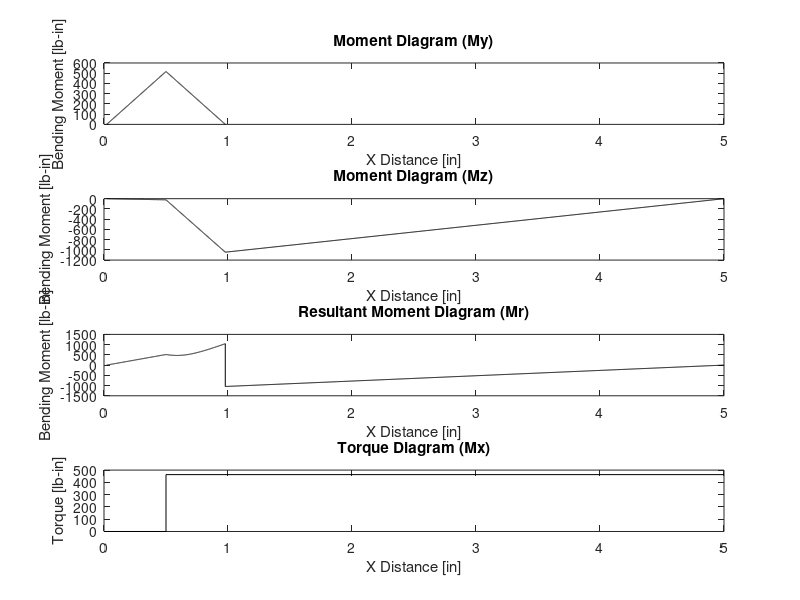

Write the MATLAB code that produced this figure.
%% MEE 342 - Shaft Analysis v3     ~ Eduardo Alvarez

close all ; clear ; clc ;

%% Inputs 

ns = 2 ;% static F.S. 
nf = 2 ;% fatigue F.S.
Lt_i = input('Enter the total length of the input shaft (must be greater than 7.5 inches). ') ;
dy = -260 ; % lb 
dx = 50.25 ; % lb
Td = 463.2 ; % in-lb ; 38.6 ft-lb

%% Shaft Lengths 

La = (Lt_i - 4) * (.25/11.5) ; % Gap to First Bearing
Lb = (Lt_i -4) * (.5) ; % Length to Gear Loads
Lc = (Lt_i - 4) - La ; 

%% Solving Rxns

Rb = input('Enter the radius of the gear (inches). ') ;
cx = - dx ; 
Tb = - Td ; 
bz = Tb/Rb ; 
B = bz / cos(20*pi/180) ; % 
by = B * sin(20*pi/180) ;
cy = ( (dy*(Lt_i-La))-(by*(Lb-La)) ) / (Lc) ; 
ay = dy - by - cy ;
cz = (-bz*(Lb-La)) / (Lc) ; 
az = -bz - cz ;

%% Moment Equations

% My Diagran
x1 = La:Lt_i/10000:Lb ;
x2 = Lb:Lt_i/10000:Lc ;
Myb = ay*(Lb-La) ;
y1 = (((Myb)./(Lb - La)).*x1) - (((Myb)./(Lb - La)).*La) ; %piece 1
y2 = -(((Myb)./(Lc - Lb)).*x2) + (((Myb)./(Lc - Lb)).*Lc) ; %piece 2 
figure(1) ; 
subplot(4,1,1) ;
plot(x1,y1,'k',x2,y2,'k') ;
xlim([0 Lt_i])
xlabel('X Distance [in]') ; ylabel('Bending Moment [lb-in]') ; title('Moment Diagram (My)') ;

% Mz Diagram
Mzb = -az*(Lb-La) ; 
Mzc = dy*(4+La) ;
y3 = (((Mzb)./(Lb - La)).*x1) - (((Mzb)./(Lb - La)).*La) ; %piece 1
y4 = (((Mzc-Mzb)/(Lc-Lb)).*x2) + Mzb - (((Mzc-Mzb)/(Lc-Lb))*Lb) ; %piece 2
x3 = Lc:Lt_i/1000:Lt_i ;
y5 = ((-Mzc/(Lt_i-Lc)).*x3) + ((Mzc/(Lt_i-Lc)).* Lt_i) ; %piece 3
subplot(4,1,2) ;
plot(x1,y3,'k',x2,y4,'k') ;
hold on ;
plot(x3,y5,'k') ;
xlabel('X Distance [in]') ; ylabel('Bending Moment [lb-in]') ; title('Moment Diagram (Mz)') ;

% Mr Diagram

yr1 = sqrt((y1).^2 + (y3).^2) ;
yr2 = sqrt((y2).^2 + (y4).^2) ;
yr3 = y5 ;
subplot(4,1,3) ;
plot(x1,yr1,'k',x2,yr2,'k') ; 
hold on ;
plot(x3,yr3,'k') ;
hold on ;
plot([x2(length(x2)) x2(length(x2))], [yr2(length(yr2)) yr3(1)],'k')
xlabel('X Distance [in]') ; ylabel('Bending Moment [lb-in]') ; title('Resultant Moment Diagram (Mr)') ;

% Torque Diagram 

Ti = -Tb ; % Internal Torque
subplot(4,1,4) ;
plot([0 Lb],[0 0], 'k') ;
hold on ;
plot([Lb Lb],[0 Ti], 'k') ;
plot([Lb Lt_i],[Ti Ti],'k') ;
xlabel('X Distance [in]') ; ylabel('Torque [lb-in]') ; title('Torque Diagram (Mx)') ;

%% Choosing Moments

Mr1 = yr1(round(length(yr1)/2)) ; 
Mr2 = yr1(length(yr1)) ; 
Mr3 = yr3(round(length(yr3)/2)) ; 

%% Output Variables
save('variables.mat','Mr1','Mr2', 'Mr3','Ti', 'Rb','ns','nf') ;


